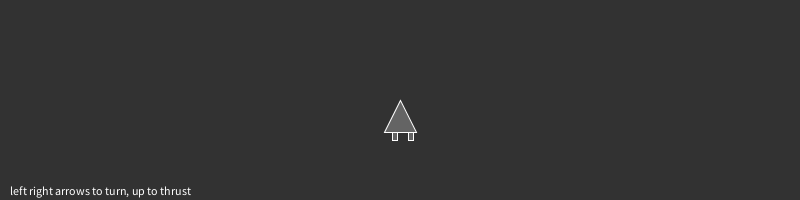
Frame 1 (no input)
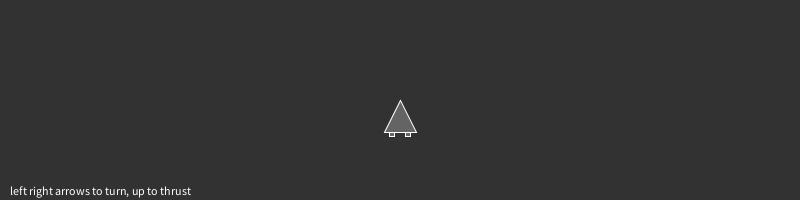
Frame 60 (the mouse pressed at the canvas centre just before this capture)
Frame 120 (the mouse held since frame 60 and released just before this capture): identical to frame 60, image omitted

The Processing sketch that drew these frames (run headless with seeded random() and noise(); from frame 60 on, the mouse is pressed at the canvas centre):

// Processing sketch: _03_asteroids
// ── _03_asteroids.pde
// Nature of Code 2011
// Daniel Shiffman
// Chapter 3: Asteroids exercise
// http://www.shiffman.net

// Mover object
Spaceship ship;

void setup() {
  size(800, 200);
  smooth();
  ship = new Spaceship();
}

void draw() {
  background(50); 
  
  // Update location
  ship.update();
  // Wrape edges
  ship.wrapEdges();
  // Draw ship
  ship.display();
   

  fill(255);
  text("left right arrows to turn, up to thrust",10,height-5);

  // Turn or thrust the ship depending on what key is pressed
  if (keyPressed) {
    if (key == CODED && keyCode == LEFT) {
      ship.turn(-0.03);
    } else if (key == CODED && keyCode == RIGHT) {
      ship.turn(0.03);
    } else if (key == CODED && keyCode == UP) {
      ship.thrust(); 
    }
  }
}



// ── Spaceship.pde
// Nature of Code 2011
// Daniel Shiffman
// Chapter 3: Asteroids

class Spaceship { 
  // All of our regular motion stuff
  PVector location;
  PVector velocity;
  PVector acceleration;

  // Arbitrary damping to slow down ship
  float damping = 0.995;
  float topspeed = 6;

  // Variable for heading!
  float heading = 0;

  // Size
  float r = 16;

  // Are we thrusting (to color boosters)
  boolean thrust = false;

  Spaceship() {
    location = new PVector(width/2,height/2);
    velocity = new PVector();
    acceleration = new PVector();
  } 

  // Standard Euler integration
  void update() { 
    velocity.add(acceleration);
    velocity.mult(damping);
    velocity.limit(topspeed);
    location.add(velocity);
    acceleration.mult(0);
  }

  // Newton's law: F = M * A
  void applyForce(PVector force) {
    PVector f = force.get();
    //f.div(mass); // ignoring mass right now
    acceleration.add(f);
  }

  // Turn changes angle
  void turn(float a) {
    heading += a;
  }
  
  // Apply a thrust force
  void thrust() {
    // Offset the angle since we drew the ship vertically
    float angle = heading - PI/2;
    // Polar to cartesian for force vector!
    PVector force = new PVector(cos(angle),sin(angle));
    force.mult(0.1);
    applyForce(force); 
    // To draw booster
    thrust = true;
  }

  void wrapEdges() {
    float buffer = r*2;
    if (location.x > width +  buffer) location.x = -buffer;
    else if (location.x <    -buffer) location.x = width+buffer;
    if (location.y > height + buffer) location.y = -buffer;
    else if (location.y <    -buffer) location.y = height+buffer;
  }


  // Draw the ship
  void display() { 
    stroke(255);
    pushMatrix();
    translate(location.x,location.y+r);
    rotate(heading);
    fill(100);
    if (thrust) fill(255,0,0);
    // Booster rockets
    rect(-r/2,r,r/3,r/2);
    rect(r/2,r,r/3,r/2);
    fill(100);
    // A triangle
    beginShape();
    vertex(-r,r);
    vertex(0,-r);
    vertex(r,r);
    endShape(CLOSE);
    rectMode(CENTER);
    popMatrix();
    
    thrust = false;
  }
}
